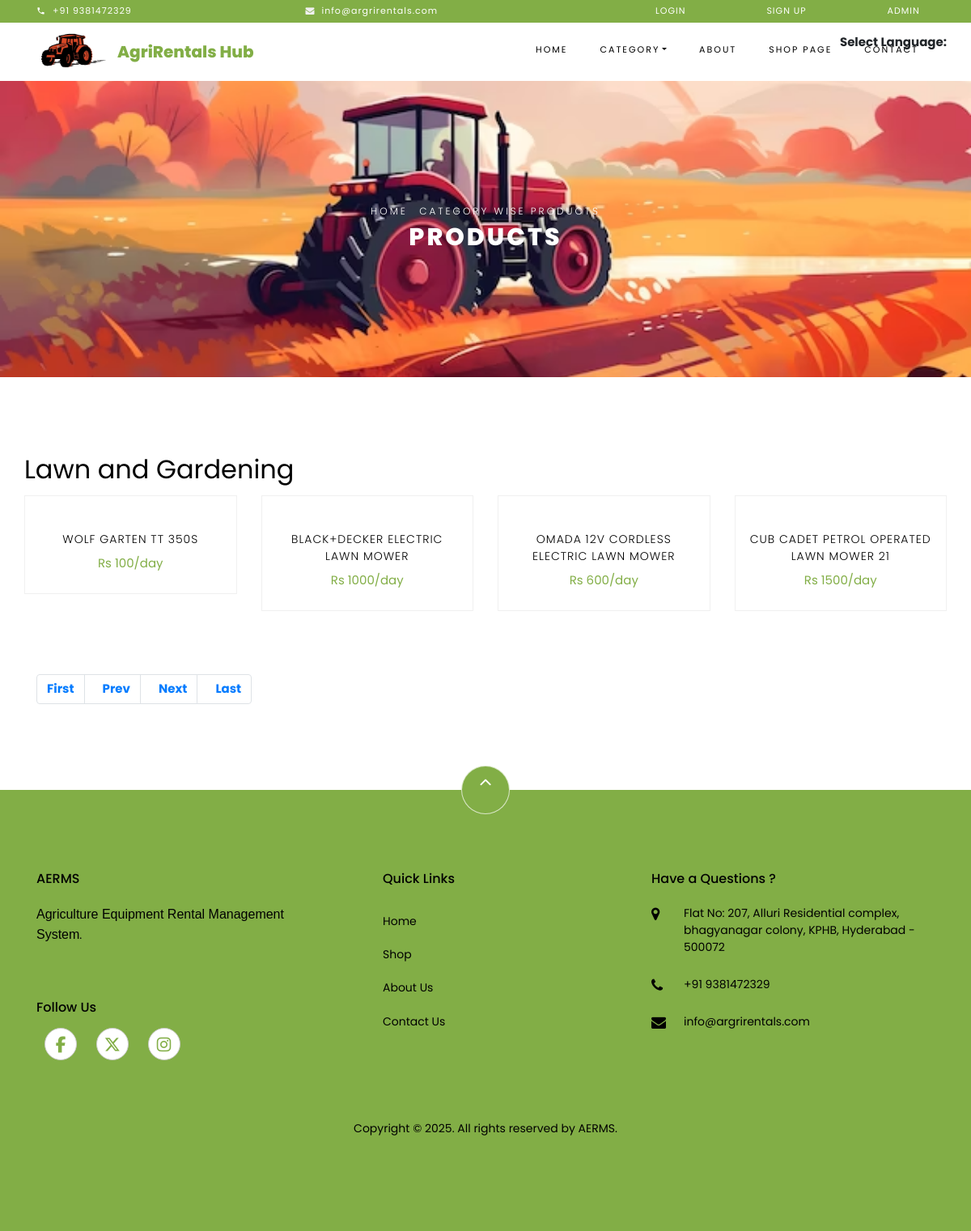
Screenshot of /aerms/categorywise-products.php?catid=1 with the database file from the repository.
### tables this page shows
CREATE TABLE `tblpage` (
  `ID` int(10) NOT NULL,
  `PageType` varchar(200) DEFAULT NULL,
  `PageTitle` mediumtext DEFAULT NULL,
  `PageDescription` mediumtext DEFAULT NULL,
  `Email` varchar(200) DEFAULT NULL,
  `MobileNumber` bigint(20) DEFAULT NULL,
  `UpdationDate` timestamp NOT NULL DEFAULT current_timestamp() ON UPDATE current_timestamp()
);

CREATE TABLE `tblcategory` (
  `ID` int(11) NOT NULL,
  `CategoryName` varchar(250) DEFAULT NULL,
  `CreationDate` timestamp NULL DEFAULT current_timestamp()
);

CREATE TABLE `tblproduct` (
  `ID` int(5) NOT NULL,
  `CategoryID` int(10) DEFAULT NULL,
  `SubcategoryID` int(5) DEFAULT NULL,
  `ProductName` varchar(250) DEFAULT NULL,
  `ModelNumber` varchar(250) DEFAULT NULL,
  `PowerSource` varchar(250) DEFAULT NULL,
  `RentPrice` decimal(10,0) DEFAULT NULL,
  `ProductSpecifications` mediumtext DEFAULT NULL,
  `ProductDescription` mediumtext DEFAULT NULL,
  `Image` varchar(250) DEFAULT NULL,
  `Image1` varchar(250) DEFAULT NULL,
  `Image2` varchar(250) DEFAULT NULL,
  `Image3` varchar(250) DEFAULT NULL,
  `Image4` varchar(250) DEFAULT NULL,
  `Image5` varchar(250) DEFAULT NULL,
  `CreationDate` timestamp NULL DEFAULT current_timestamp()
);

### aerms/categorywise-products.php (the view, shortened to what this page needs)
<?php
include('includes/dbconnection.php');
?>
<!DOCTYPE html>
<html lang="en">
  <head>
    <link href="https://cdnjs.cloudflare.com/ajax/libs/font-awesome/6.0.0-beta3/css/all.min.css" rel="stylesheet">
    <link href="https://cdnjs.cloudflare.com/ajax/libs/font-awesome/6.5.0/css/all.min.css" rel="stylesheet">
    <link rel="stylesheet" href="css/open-iconic-bootstrap.min.css">
    <link rel="stylesheet" href="css/animate.css">
    <link rel="stylesheet" href="css/owl.carousel.min.css">
    <link rel="stylesheet" href="css/owl.theme.default.min.css">
    <link rel="stylesheet" href="css/magnific-popup.css">
    <link rel="stylesheet" href="css/aos.css">
    <link rel="stylesheet" href="css/ionicons.min.css">
    <link rel="stylesheet" href="css/bootstrap-datepicker.css">
    <link rel="stylesheet" href="css/jquery.timepicker.css">
    <link rel="stylesheet" href="css/flaticon.css">
    <link rel="stylesheet" href="css/icomoon.css">
    <link rel="stylesheet" href="css/style.css">
  </head>
  <body class="goto-here">
	 <?php include_once('includes/header.php');?>
    <div class="hero-wrap hero-bread" style="background-image: url('images/bg_1.jpg');">
      <div class="container">
        <div class="row no-gutters slider-text align-items-center justify-content-center">
          <div class="col-md-9 ftco-animate text-center">
          	<p class="breadcrumbs"><span class="mr-2"><a href="index.php">Home</a></span> <span>Category Wise Products</span></p>
            <h1 class="mb-0 bread">Products</h1>
          </div>
        </div>
      </div>
    </div>
    <section class="ftco-section">
    	<div class="container">
    		<div class="row">
  <?php
$cid = $_GET['catid'];
if (isset($_GET['pageno'])) {
    $pageno = $_GET['pageno'];
} else {
    $pageno = 1;
}
$no_of_records_per_page = 8;
$offset = ($pageno - 1) * $no_of_records_per_page;
$category_query = mysqli_query($con, "SELECT CategoryName FROM tblcategory WHERE ID='$cid'");
$category = mysqli_fetch_array($category_query)['CategoryName'];
$total_pages_sql = "SELECT COUNT(*) FROM tblproduct WHERE CategoryID='$cid'";
$ret1 = mysqli_query($con, $total_pages_sql);
$total_rows = mysqli_fetch_array($ret1)[0];
$total_pages = ceil($total_rows / $no_of_records_per_page);
$query = mysqli_query($con, "SELECT tblproduct.ID, tblproduct.CategoryID, tblproduct.SubcategoryID, tblproduct.ProductName, tblproduct.ModelNumber, tblproduct.PowerSource, tblproduct.RentPrice, tblproduct.ProductSpecifications, tblproduct.ProductDescription, tblproduct.Image, tblproduct.Image1, tblproduct.Image2, tblproduct.Image3, tblproduct.Image4, tblproduct.Image5, tblcategory.CategoryName, tblsubcategory.SubcategoryName FROM tblproduct JOIN tblcategory ON tblcategory.ID = tblproduct.CategoryID JOIN tblsubcategory ON tblsubcategory.ID = tblproduct.SubcategoryID WHERE tblproduct.CategoryID='$cid' LIMIT $offset, $no_of_records_per_page");
?>
<h2 class="category-name"><?php echo $category; ?></h2>
<?php if(mysqli_num_rows($query) > 0) { ?>
    <div class="row">
    <?php
    while ($row = mysqli_fetch_array($query)) {
    ?>
        <div class="col-md-6 col-lg-3 ftco-animate">
            <div class="product">
                <a href="single-product-details.php?viewid=<?php echo $row['ID']; ?>" class="img-prod">
                </a>
                <div class="text py-3 pb-4 px-3 text-center">
                    <h3><a href="single-product-details.php?viewid=<?php echo $row['ID']; ?>"><?php echo $row['ProductName']; ?></a></h3>
                    <div class="d-flex">
                        <div class="pricing">
                            <p class="price"><span class="price-sale">Rs <?php echo $row['RentPrice']; ?>/day</span></p>
                        </div>
                    </div>
                </div>
            </div>
        </div>
    <?php
    }
    ?>
    </div>
<?php } ?>
</div>
    		<div class="row mt-5">
          <div class="col text-center">
            <div class="page-pagi">
                        <nav aria-label="Page navigation example">
                             <ul class="pagination" >
        <li class="page-item"><a class="page-link" href="?pageno=1"><strong>First</strong></a></li>
        <li class="<?php if($pageno <= 1){ echo 'disabled'; } ?>">
            <a class="page-link" href="<?php if($pageno <= 1){ echo '#'; } else { echo "?pageno=".($pageno - 1); } ?>"><strong style="padding-left: 10px">Prev</strong></a>
        </li>
        <li class="<?php if($pageno >= $total_pages){ echo 'disabled'; } ?>">
            <a class="page-link" href="<?php if($pageno >= $total_pages){ echo '#'; } else { echo "?pageno=".($pageno + 1); } ?>"><strong style="padding-left: 10px">Next</strong></a>
        </li>
        <li class="page-item"><a class="page-link"  href="?pageno=<?php echo $total_pages; ?>"><strong style="padding-left: 10px">Last</strong></a></li>
    </ul>
                        </nav>
                    </div>
          </div>
        </div>
    	</div>
    </section>
		<?php include_once('includes/footer.php');?>
  </body>
</html>

### aerms/includes/header.php (shortened to what this page needs)
<div class="py-1 bg-primary">
        <div class="container">
            <div class="row no-gutters d-flex align-items-start align-items-center px-md-0">
                <div class="col-lg-12 d-block">
                    <div class="row d-flex">
                        <?php
 $query=mysqli_query($con,"select * from  tblpage where PageType='contactus'");
 while ($row=mysqli_fetch_array($query)) {
 ?>
                        <div class="col-md pr-4 d-flex topper align-items-center">
                            <div class="icon mr-2 d-flex justify-content-center align-items-center"><span class="icon-phone2"></span></div>
                            <span class="text">+91 9381472329</span>
                        </div>
                        <div class="col-md pr-4 d-flex medium align-items-center">
                            <div class="icon mr-2 d-flex justify-content-center align-items-center"><span class="icon-envelope"></span></div>
                            <span class="text"><a href="mailto:info@argrirentals.com" style="color: #FFFFFF; text-decoration: none;">info@argrirentals.com</a></span>
                        </div><?php } ?>
                         <?php if (strlen($_SESSION['uid']==0)) {?>
                        <div class="col-md-5 pr-4 d-flex topper align-items-center text-lg-right">
                            <a href="login.php"><span class="text" style="padding-left: 100px;">Login</span></a>
                            <a href="signup.php"><span class="text" style="padding-left: 100px;">Sign up</span></a>
                             <a href="admin/login.php"><span class="text" style="padding-left: 100px;">Admin</span></a>
                        </div><?php } ?>
                    </div>
                </div>
            </div>
          </div>
    </div>
    <nav class="navbar navbar-expand-lg navbar-dark ftco_navbar bg-dark ftco-navbar-light" id="ftco-navbar">
        <div class="container">
        <a href="index.php"><img src="images/logo.png" alt="My Image" class="logo"></a>
        <a class="navbar-brand" href="index.php">AgriRentals Hub</a>
          <div class="collapse navbar-collapse" id="ftco-nav">
            <ul class="navbar-nav ml-auto">
              <li id="link" class="nav-item active"><a href="index.php" class="nav-link">Home</a></li>
              <li class="nav-item dropdown">
              <a class="nav-link dropdown-toggle" href="#" id="dropdown04" data-toggle="dropdown" aria-haspopup="true" aria-expanded="false">Category</a>
            </li>
              <li id="link" class="nav-item"><a href="about.php" class="nav-link">About</a></li>
              <li id="link" class="nav-item"><a href="shop.php" class="nav-link">Shop Page</a></li>
              <li id="link" class="nav-item"><a href="contact.php" class="nav-link">Contact</a></li>
<div class="language-selector">
    <span style="font-weight: bold; margin-right: 5px;">Select Language:</span>
</div>
            </ul>
          </div>
        </div>
      </nav>

### aerms/includes/footer.php (shortened to what this page needs)
   <footer class="ftco-footer ftco-section">
     <div class="container">
       <div class="row">
           <div class="mouse">
                       <a href="#" class="mouse-icon">
                           <div class="mouse-wheel"><span class="ion-ios-arrow-up"></span></div>
                       </a>
                   </div>
       </div>
       <div class="row mb-5">
         <div class="col-md">
           <div class="ftco-footer-widget mb-4">
             <h2 class="ftco-heading-2">AERMS</h2>
             <?php
$query=mysqli_query($con,"select * from  tblpage where PageType='aboutus'");
while ($row=mysqli_fetch_array($query)) {
?>
             <p><?php  echo $row['PageDescription'];?>.</p><?php } ?><br><br>
             <h6 class="ftco-heading-3">Follow Us</h6>
             <div class="social-icons mt-3">
               <a href="https://www.facebook.com/profile.php?id=100010660509335" target="_blank" title="Like us on Facebook for the latest updates" class="social-link"><i class="fab fa-facebook-f"></i></a>
               <a href="https://twitter.com" target="_blank" title="Follow us on Twitter for real-time updates" class="social-link"><i class="fa-brands fa-x-twitter"></i></a>
               <a href="https://instagram.com" target="_blank" title="Follow us on Instagram to stay connected" class="social-link"><i class="fab fa-instagram"></i></a>
             </div>
           </div>
         </div>
         <div class="col-md">
           <div class="ftco-footer-widget mb-4 ml-md-5">
             <h2 class="ftco-heading-2">Quick Links</h2>
             <ul class="list-unstyled">
               <li><a href="index.php" class="py-2 d-block">Home</a></li>
               <li><a href="shop.php" class="py-2 d-block">Shop</a></li>
               <li><a href="about.php" class="py-2 d-block">About Us</a></li>
               <li><a href="contact.php" class="py-2 d-block">Contact Us</a></li>
             </ul>
           </div>
         </div>
         <div class="col-md">
           <div class="ftco-footer-widget mb-4">
               <h2 class="ftco-heading-2">Have a Questions ?</h2>
               <div class="block-23 mb-3">
                 <ul>
                   <?php
$query=mysqli_query($con,"select * from  tblpage where PageType='contactus'");
while ($row=mysqli_fetch_array($query)) {
?>
                   <li><span class="icon icon-map-marker"></span><span class="text"><?php  echo $row['PageDescription'];?></span></li><br>
                   <li><span class="icon icon-phone"></span><span class="text">+91 9381472329</span></li><br>
                   <li><span class="icon icon-envelope"></span><span class="text"><a href="mailto:info@argrirentals.com" style="color: ; text-decoration: none;">info@argrirentals.com</a></span></li><?php } ?>
                 </ul>
               </div>
           </div>
         </div>
       </div>
       <div class="row">
         <div class="col-md-12 text-center">
         <p>
            Copyright &copy; <span id="year"></span>. All rights reserved by AERMS.
         </p>
         </div>
       </div>
     </div>
   </footer>

### aerms/css/icomoon.css (style rules this page uses)
[class^="icon-"], [class*=" icon-"] { font-family: 'icomoon' !important; speak: none; font-style: normal; font-weight: normal; font-variant: normal; text-transform: none; line-height: 1; -webkit-font-smoothing: antialiased; -moz-osx-font-smoothing: grayscale; }
.icon-map-marker:before { content: "\f041"; }
.icon-phone:before { content: "\f095"; }
.icon-envelope:before { content: "\f0e0"; }
.icon-phone2:before { content: "\e0cd"; }

### rows the page displays
tblpage: PageDescription "Flat No: 207, Alluri Residential complex, bhagyanagar colony, KPHB, Hyderabad - 500072"
tblcategory: CategoryName "Lawn and Gardening"
tblproduct: ProductName "WOLF GARTEN TT 350S", RentPrice "100"
tblproduct: ProductName "BLACK+DECKER ELECTRIC LAWN MOWER", RentPrice "1000"
tblproduct: ProductName "OMADA 12V CORDLESS ELECTRIC LAWN MOWER", RentPrice "600"
tblproduct: ProductName "CUB CADET PETROL OPERATED LAWN MOWER 21", RentPrice "1500"
tblpage: PageDescription "Agriculture Equipment Rental Management System"
